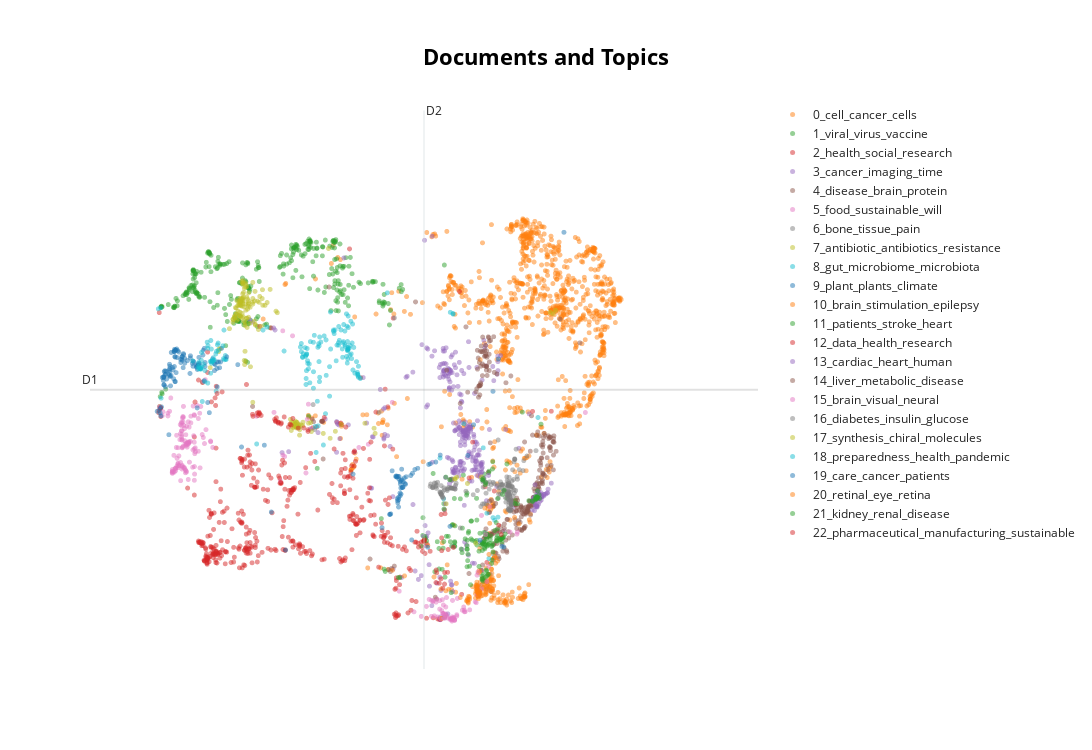

Notebook code for this chart:
### Code cell
topic_model.visualize_documents(
    text,
    reduced_embeddings=reduced_embeddings,
    hide_document_hover=True,
    hide_annotations=True,
)
